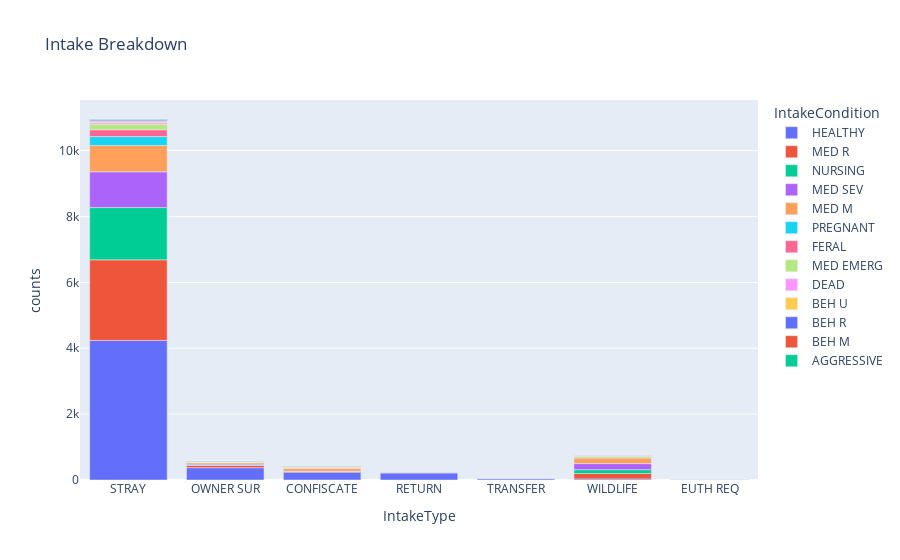

Notebook code for this chart:
### Code cell
fig2 = px.bar(intake_comparison, x="IntakeType", y="counts", color="IntakeCondition", title="Intake Breakdown")
fig2.show()

### Figure 1 — Plotly figure (JSON) as saved in the notebook; plotly's stock layout.template omitted (floating-point values rounded to 4 significant figures)
{"data": [{"alignmentgroup": "True", "hovertemplate": "IntakeCondition=HEALTHY<br>IntakeType=%{x}<br>counts=%{y}<extra></extra>", "legendgroup": "HEALTHY", "marker": {"color": "#636efa", "pattern": {"shape": ""}}, "name": "HEALTHY", "offsetgroup": "HEALTHY", "orientation": "v", "showlegend": true, "textposition": "auto", "type": "bar", "x": ["STRAY", "OWNER SUR", "CONFISCATE", "RETURN", "TRANSFER", "WILDLIFE", "EUTH REQ"], "xaxis": "x", "y": [4238, 374, 239, 213, 39, 33, 3], "yaxis": "y"}, {"alignmentgroup": "True", "hovertemplate": "IntakeCondition=MED R<br>IntakeType=%{x}<br>counts=%{y}<extra></extra>", "legendgroup": "MED R", "marker": {"color": "#EF553B", "pattern": {"shape": ""}}, "name": "MED R", "offsetgroup": "MED R", "orientation": "v", "showlegend": true, "textposition": "auto", "type": "bar", "x": ["STRAY", "WILDLIFE", "OWNER SUR", "RETURN", "CONFISCATE", "TRANSFER", "EUTH REQ"], "xaxis": "x", "y": [2446, 165, 73, 24, 21, 15, 6], "yaxis": "y"}, {"alignmentgroup": "True", "hovertemplate": "IntakeCondition=NURSING<br>IntakeType=%{x}<br>counts=%{y}<extra></extra>", "legendgroup": "NURSING", "marker": {"color": "#00cc96", "pattern": {"shape": ""}}, "name": "NURSING", "offsetgroup": "NURSING", "orientation": "v", "showlegend": true, "textposition": "auto", "type": "bar", "x": ["STRAY", "WILDLIFE", "OWNER SUR", "TRANSFER"], "xaxis": "x", "y": [1586, 115, 13, 2], "yaxis": "y"}, {"alignmentgroup": "True", "hovertemplate": "IntakeCondition=MED SEV<br>IntakeType=%{x}<br>counts=%{y}<extra></extra>", "legendgroup": "MED SEV", "marker": {"color": "#ab63fa", "pattern": {"shape": ""}}, "name": "MED SEV", "offsetgroup": "MED SEV", "orientation": "v", "showlegend": true, "textposition": "auto", "type": "bar", "x": ["STRAY", "WILDLIFE", "OWNER SUR", "EUTH REQ", "CONFISCATE", "RETURN", "TRANSFER"], "xaxis": "x", "y": [1085, 185, 28, 18, 7, 2, 2], "yaxis": "y"}, {"alignmentgroup": "True", "hovertemplate": "IntakeCondition=MED M<br>IntakeType=%{x}<br>counts=%{y}<extra></extra>", "legendgroup": "MED M", "marker": {"color": "#FFA15A", "pattern": {"shape": ""}}, "name": "MED M", "offsetgroup": "MED M", "orientation": "v", "showlegend": true, "textposition": "auto", "type": "bar", "x": ["STRAY", "WILDLIFE", "CONFISCATE", "OWNER SUR", "TRANSFER", "RETURN", "EUTH REQ"], "xaxis": "x", "y": [800, 168, 93, 51, 20, 11, 5], "yaxis": "y"}, {"alignmentgroup": "True", "hovertemplate": "IntakeCondition=PREGNANT<br>IntakeType=%{x}<br>counts=%{y}<extra></extra>", "legendgroup": "PREGNANT", "marker": {"color": "#19d3f3", "pattern": {"shape": ""}}, "name": "PREGNANT", "offsetgroup": "PREGNANT", "orientation": "v", "showlegend": true, "textposition": "auto", "type": "bar", "x": ["STRAY"], "xaxis": "x", "y": [270], "yaxis": "y"}, {"alignmentgroup": "True", "hovertemplate": "IntakeCondition=FERAL<br>IntakeType=%{x}<br>counts=%{y}<extra></extra>", "legendgroup": "FERAL", "marker": {"color": "#FF6692", "pattern": {"shape": ""}}, "name": "FERAL", "offsetgroup": "FERAL", "orientation": "v", "showlegend": true, "textposition": "auto", "type": "bar", "x": ["STRAY", "OWNER SUR"], "xaxis": "x", "y": [208, 1], "yaxis": "y"}, {"alignmentgroup": "True", "hovertemplate": "IntakeCondition=MED EMERG<br>IntakeType=%{x}<br>counts=%{y}<extra></extra>", "legendgroup": "MED EMERG", "marker": {"color": "#B6E880", "pattern": {"shape": ""}}, "name": "MED EMERG", "offsetgroup": "MED EMERG", "orientation": "v", "showlegend": true, "textposition": "auto", "type": "bar", "x": ["STRAY", "WILDLIFE", "OWNER SUR", "CONFISCATE", "EUTH REQ", "TRANSFER"], "xaxis": "x", "y": [168, 52, 6, 5, 4, 1], "yaxis": "y"}, {"alignmentgroup": "True", "hovertemplate": "IntakeCondition=DEAD<br>IntakeType=%{x}<br>counts=%{y}<extra></extra>", "legendgroup": "DEAD", "marker": {"color": "#FF97FF", "pattern": {"shape": ""}}, "name": "DEAD", "offsetgroup": "DEAD", "orientation": "v", "showlegend": true, "textposition": "auto", "type": "bar", "x": ["STRAY", "WILDLIFE", "CONFISCATE", "TRANSFER"], "xaxis": "x", "y": [48, 23, 17, 3], "yaxis": "y"}, {"alignmentgroup": "True", "hovertemplate": "IntakeCondition=BEH U<br>IntakeType=%{x}<br>counts=%{y}<extra></extra>", "legendgroup": "BEH U", "marker": {"color": "#FECB52", "pattern": {"shape": ""}}, "name": "BEH U", "offsetgroup": "BEH U", "orientation": "v", "showlegend": true, "textposition": "auto", "type": "bar", "x": ["STRAY", "CONFISCATE", "OWNER SUR", "EUTH REQ", "TRANSFER"], "xaxis": "x", "y": [42, 31, 10, 3, 2], "yaxis": "y"}, {"alignmentgroup": "True", "hovertemplate": "IntakeCondition=BEH R<br>IntakeType=%{x}<br>counts=%{y}<extra></extra>", "legendgroup": "BEH R", "marker": {"color": "#636efa", "pattern": {"shape": ""}}, "name": "BEH R", "offsetgroup": "BEH R", "orientation": "v", "showlegend": true, "textposition": "auto", "type": "bar", "x": ["STRAY", "RETURN", "OWNER SUR", "EUTH REQ", "TRANSFER"], "xaxis": "x", "y": [35, 5, 5, 3, 1], "yaxis": "y"}, {"alignmentgroup": "True", "hovertemplate": "IntakeCondition=BEH M<br>IntakeType=%{x}<br>counts=%{y}<extra></extra>", "legendgroup": "BEH M", "marker": {"color": "#EF553B", "pattern": {"shape": ""}}, "name": "BEH M", "offsetgroup": "BEH M", "orientation": "v", "showlegend": true, "textposition": "auto", "type": "bar", "x": ["STRAY", "OWNER SUR", "RETURN", "CONFISCATE", "EUTH REQ", "TRANSFER"], "xaxis": "x", "y": [20, 10, 5, 4, 3, 1], "yaxis": "y"}, {"alignmentgroup": "True", "hovertemplate": "IntakeCondition=AGGRESSIVE<br>IntakeType=%{x}<br>counts=%{y}<extra></extra>", "legendgroup": "AGGRESSIVE", "marker": {"color": "#00cc96", "pattern": {"shape": ""}}, "name": "AGGRESSIVE", "offsetgroup": "AGGRESSIVE", "orientation": "v", "showlegend": true, "textposition": "auto", "type": "bar", "x": ["STRAY", "CONFISCATE", "OWNER SUR", "EUTH REQ", "RETURN"], "xaxis": "x", "y": [13, 9, 4, 2, 1], "yaxis": "y"}], "layout": {"barmode": "relative", "legend": {"title": {"text": "IntakeCondition"}, "tracegroupgap": 0}, "title": {"text": "Intake Breakdown"}, "xaxis": {"anchor": "y", "domain": [0, 1], "title": {"text": "IntakeType"}}, "yaxis": {"anchor": "x", "domain": [0, 1], "title": {"text": "counts"}}}}
